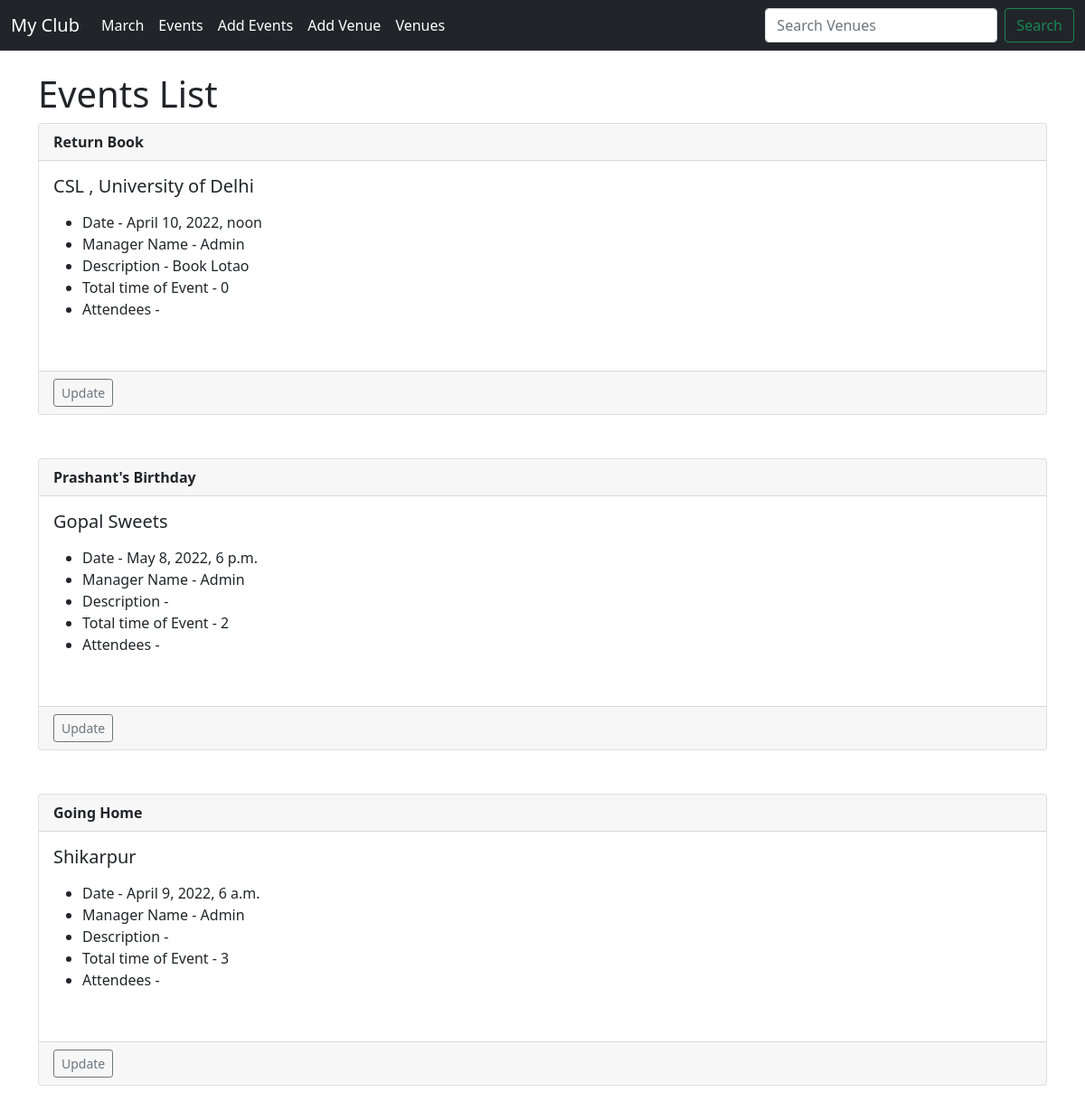
Before: /events with the older database file.
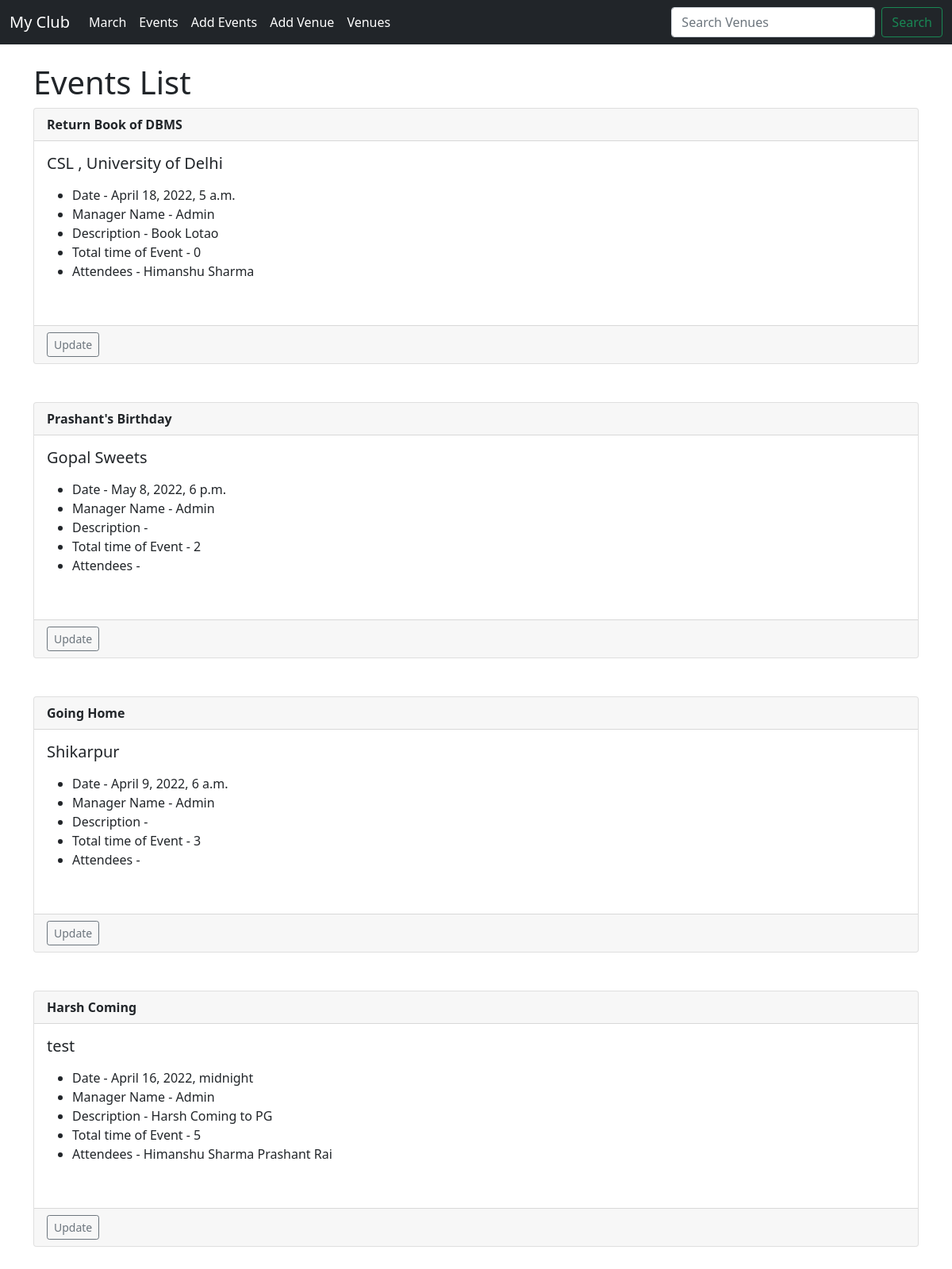
After: the same page with the newer database file.
### events/models.py (models this page shows)
class Event(models.Model):
    name=models.CharField('Event Name',max_length=120)
    event_date=models.DateTimeField('Event Date ')
    venue= models.ForeignKey(Venue,blank=True,null=True,on_delete=models.CASCADE)
    manager= models.ForeignKey(User,blank=True,null=True,on_delete=models.SET_NULL)
    description=models.TextField(blank=True)
    event_hours= models.IntegerField()
    attendees= models.ManyToManyField(MyClubUser, null=True)
    def __str__(self):
        return self.name

class Venue(models.Model):
    name=models.CharField('Venue Name ',max_length=120)
    address=models.CharField('Venue Address ',max_length=120)
    zip_code=models.CharField('Venue zipcode ',max_length=15 ,blank=True)
    phone=models.CharField('Venue Number ',max_length=13,blank=True)
    web=models.CharField('Website Address ', max_length=25 ,blank=True)
    email_address=models.EmailField('Venue Email',blank=True)
    def __str__(self):
        return self.name

class MyClubUser(models.Model):
    FirstName=models.CharField(max_length=100)
    LastName=models.CharField(max_length=100)
    Email=models.EmailField('User Email')
    def __str__(self):
        return self.FirstName + ' ' + self.LastName

### events/views.py (the view)
# urls.py: path('events',views.all_events,name='list-events'),
def all_events(request):
    event_list=Event.objects.all()
    return render(request,'events/event_list.html',{
        'event_list':event_list
    })

### events/templates/events/event_list.html
{% extends 'events/base.html' %}
{%block content%}
<h1>Events List</h1>
{%for event in event_list%}
<div class="card">
    <div class="card-header">
        <b>{{event}}</b>
    </div>
    <div class="card-body">
        <h5 class="card-title">{{ event.venue }}</h5>
        <p class="card-text">
        <ul>
            <li>Date - {{ event.event_date }}</li>
            <li>Manager Name - {{ event.manager }}</li>
            <li>Description - {{ event.description }}</li>
            <li>Total time of Event - {{ event.event_hours }}</li>
            <li> Attendees -
                {% for attendees in event.attendees.all %}
                {{attendees}}
                {%endfor%}
            </li>
            <br>
        </ul>
        </p>
    </div>
    <div class="card-footer text-muted">
        <a href="{%url 'update-event' event.id %}" class="btn btn-outline-secondary btn-sm">Update</a>
    </div>
</div>
<br><br>
{%endfor %}
{%endblock%}

### events/templates/events/base.html (shortened to what this page needs)
<!doctype html>
<html lang="en">
<head>
    <link href="https://cdn.jsdelivr.net/npm/bootstrap@5.1.3/dist/css/bootstrap.min.css" rel="stylesheet"
>
</head>
<body>
    {% include 'events/navbar.html'%}
    <br>
    <div class="container">
        {%block content%}
        {%endblock%}
    </div>
</body>
</html>

### events/templates/events/navbar.html (shortened to what this page needs)
<nav class="navbar navbar-expand-lg navbar-dark bg-dark">
    <div class="container-fluid">
        <a class="navbar-brand" href="{%url 'home' %}">My Club</a>
        <div class="collapse navbar-collapse" id="navbarSupportedContent">
            <ul class="navbar-nav me-auto mb-2 mb-lg-0">
                <li class="nav-item">
                    <a class="nav-link active" aria-current="page" href="{%url 'home' '2021' 'March'%}">March</a>
                </li>
                <li class="nav-item">
                    <a class="nav-link active" aria-current="page" href="{%url 'list-events'%}">Events</a>
                </li>
                <li class="nav-item">
                    <a class="nav-link active" aria-current="page" href="{%url 'add-event'%}">Add Events</a>
                </li>
                <li class="nav-item">
                    <a class="nav-link active" aria-current="page" href="{%url 'add-venue' %}">Add Venue</a>
                </li>
                <li class="nav-item">
                    <a class="nav-link active" aria-current="page" href="{%url 'venues-list' %}">Venues</a>
                </li>
            </ul>
            <form class="d-flex" method=POST action="{% url 'search-venues' %}">
                <input class="form-control me-2" type="search" placeholder="Search Venues" aria-label="Search"
                    name="searched_data">
                <button class="btn btn-outline-success" type="submit">Search</button>
            </form>
        </div>
    </div>
</nav>

Changed rows visible on the page:
changed Event "Book Lotao": name "Return Book" → "Return Book of DBMS"; event_date "April 10, 2022, noon" → "April 18, 2022, 5 a.m."
now on this page (row unchanged): MyClubUser: FirstName+LastName "Himanshu Sharma"
added Event: name "Harsh Coming", venue "test", event_date "April 16, 2022, midnight", manager "Admin", description "Harsh Coming to PG", event_hours "5"
now on this page (row unchanged): MyClubUser: FirstName+LastName "Prashant Rai", shown under "Harsh Coming"
